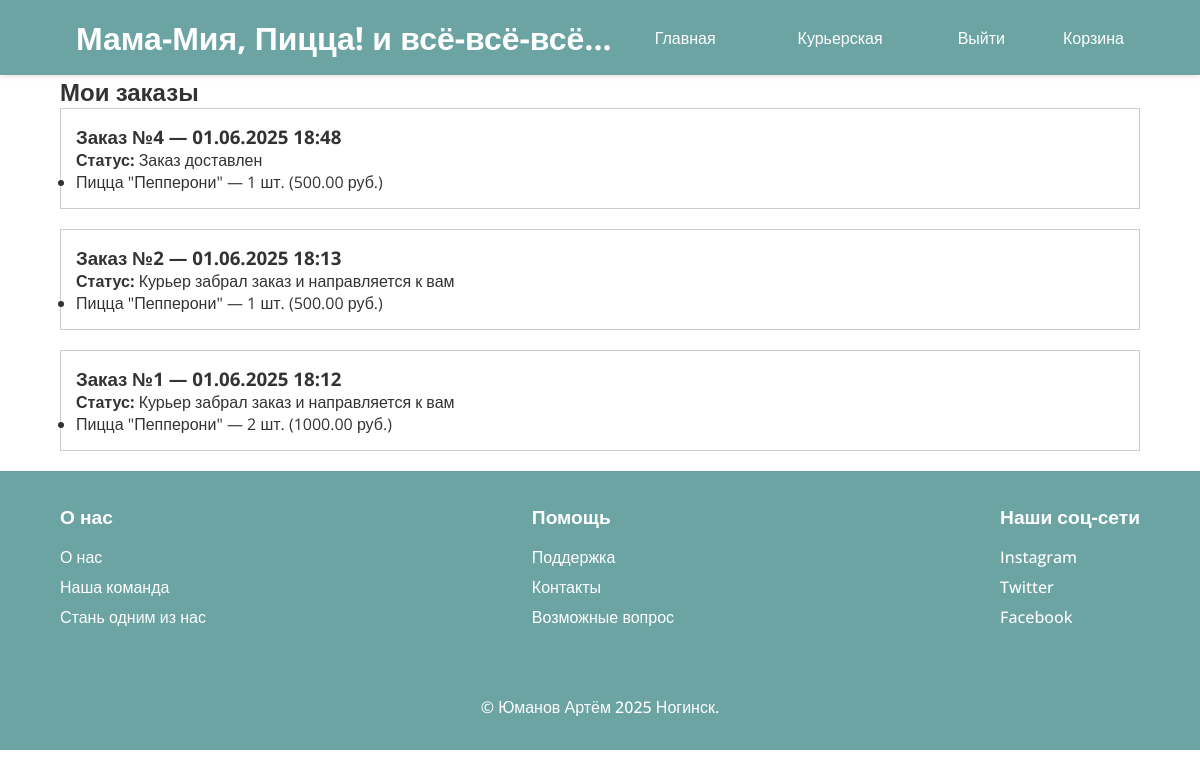
The page /my-orders/ (signed in) on the database as committed earlier.
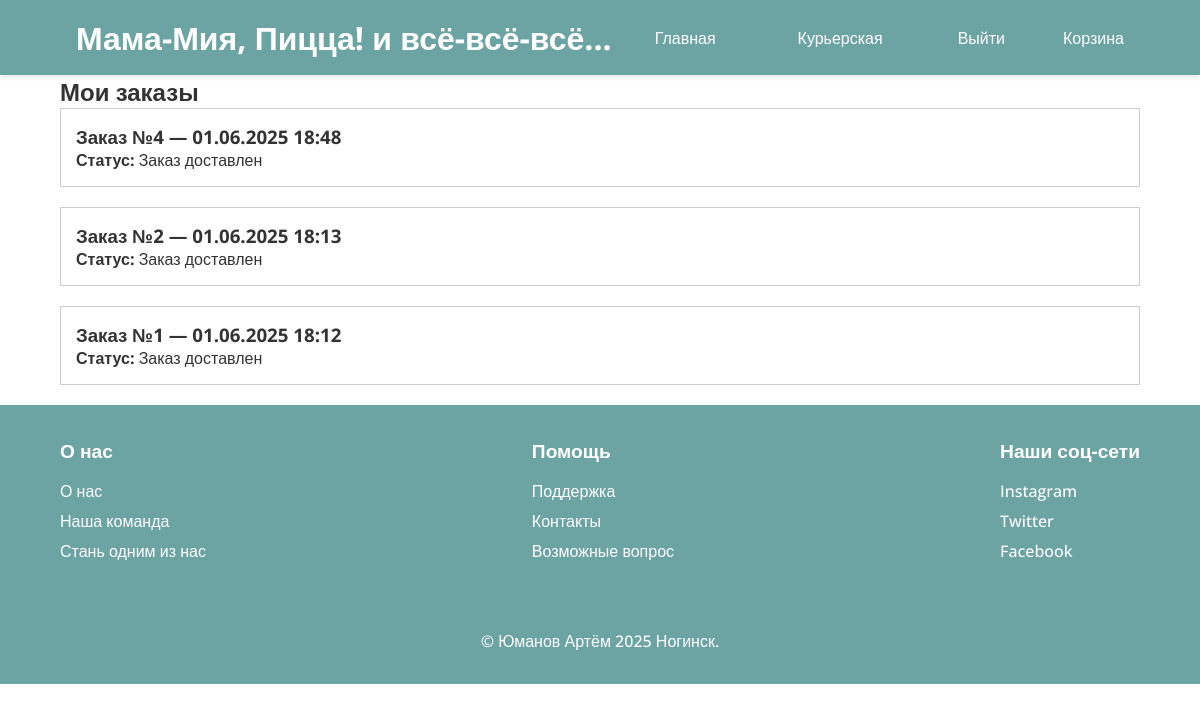
The same page on the database as committed later.
### main/models.py (models this page shows, shortened)
class Order(models.Model):
    STATUS_CHOICES = [
        ("Курьер забрал заказ и направляется к вам", "Курьер забрал заказ и направляется к вам"),
        ("Заказ доставлен", "Заказ доставлен"),
    ]
    user = models.ForeignKey(User, on_delete=models.CASCADE, related_name="orders")
    status = models.CharField(max_length=100, choices=STATUS_CHOICES, default="Курьер забрал заказ и направляется к вам")
    courier = models.ForeignKey(User, on_delete=models.SET_NULL, null=True, blank=True, related_name="deliveries")
    created_at = models.DateTimeField(auto_now_add=True)

class OrderItem(models.Model):
    order = models.ForeignKey(Order, on_delete=models.CASCADE, related_name="items")
    product = models.ForeignKey(Product, on_delete=models.CASCADE)
    quantity = models.PositiveIntegerField(default=1)
    def total_price(self):
        return self.quantity * self.product.price

class Product(models.Model):
    CATEGORY_CHOICES = [
        ("Горячее", "Горячее"),
        ("Второе", "Второе"),
        ("Напитки", "Напитки"),
        ("Десерты", "Десерты"),
    ]
    name = models.CharField(max_length=100)
    price = models.DecimalField(max_digits=8, decimal_places=2)
    image = models.ImageField(upload_to="uploads/")
    category = models.CharField(max_length=20, choices=CATEGORY_CHOICES)

### main/views.py (the view)
# urls.py: path('my-orders/', views.my_orders_view, name='my_orders'),
@login_required
def my_orders_view(request):
    orders = request.user.orders.prefetch_related("items__product").order_by("-created_at")
    return render(request, "main/my_orders.html", {"orders": orders})

### main/templates/main/my_orders.html (shortened to what this page needs)
{% extends "main/base.html" %}
{% block content %}
<div class="container">
    <h2>Мои заказы</h2>
    {% if orders %}
        {% for order in orders %}
        <div style="border: 1px solid #ccc; padding: 15px; margin-bottom: 20px;">
            <h3>Заказ №{{ order.id }} — {{ order.created_at|date:"d.m.Y H:i" }}</h3>
            <p><strong>Статус:</strong> {{ order.status }}</p>
            <ul>
                {% for item in order.items.all %}
                    <li>{{ item.product.name }} — {{ item.quantity }} шт. ({{ item.total_price }} руб.)</li>
                {% endfor %}
            </ul>
        </div>
        {% endfor %}
    {% else %}
        <p>У вас пока нет заказов.</p>
    {% endif %}
</div>
{% endblock %}

Rows that differ between the two databases and show on the page:
removed OrderItem: product.name "Пицца \"Пепперони\"", quantity "1", total_price "500.00", shown under Order id 4
removed OrderItem: product.name "Пицца \"Пепперони\"", quantity "1", total_price "500.00", shown under Order id 2
removed OrderItem: product.name "Пицца \"Пепперони\"", quantity "2", total_price "1000.00", shown under Order id 1
changed Order id 2: status "Курьер забрал заказ и направляется к вам" → "Заказ доставлен"
changed Order id 1: status "Курьер забрал заказ и направляется к вам" → "Заказ доставлен"
